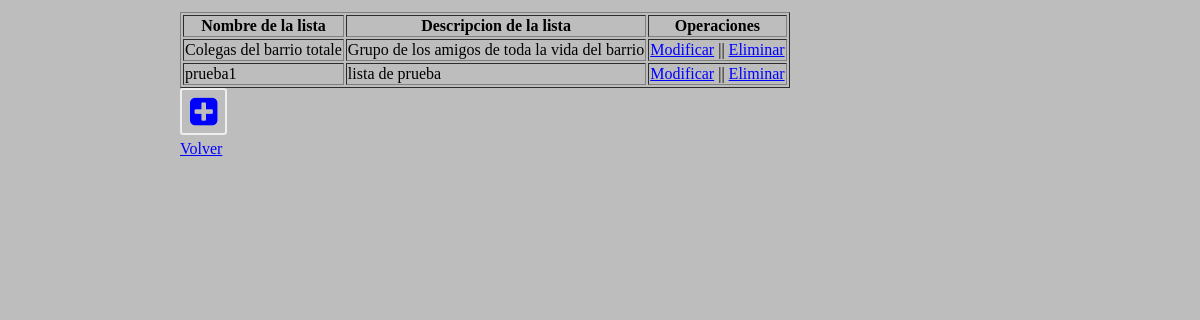
The app's page /gestionarlistas.php (signed in) with its own data.
### tables this page shows
CREATE TABLE IF NOT EXISTS `lista` (
`id_lista` int(11) NOT NULL,
  `id_usuario` int(11) DEFAULT NULL,
  `nombre_lista` varchar(30) DEFAULT NULL,
  `descripcion_lista` text
);

### gestionarlistas.php (the view, shortened to what this page needs)
<!DOCTYPE html>
<html>
	<head>
		<link rel="stylesheet" type="text/css" href="style.css">
	    <link rel="stylesheet" href="https://maxcdn.bootstrapcdn.com/font-awesome/4.4.0/css/font-awesome.min.css">
	</head>
	<body>
		<?php
			$con = mysqli_connect('localhost','root','DAW22015','bd_mycontacts');
			$sql = "SELECT * FROM lista, usuario WHERE `lista`.`id_usuario` = '$_SESSION[id]' AND `usuario`.`mail_usuario` = '$_SESSION[mail]'";
			$datos = mysqli_query($con, $sql);
			?>
			<table border>
				<tr>
					<th>Nombre de la lista</th>
					<th>Descripcion de la lista</th>
					<th>Operaciones</th>
				</tr>
				<?php
				while ($prod = mysqli_fetch_array($datos)){
					echo utf8_encode("<td>$prod[nombre_lista]");
					echo utf8_encode("</td><td>$prod[descripcion_lista]</td><td>");
					echo "<a href='modificarLista.php?id_lista=$prod[id_lista]'>Modificar</a>";
					echo " || <a href='eliminarLista.php?id_lista=$prod[id_lista]'>Eliminar</i></a>";
					echo "</td></tr>";
				}
				?>
			</table>
			<a href="insertLista.php"><i class='fa fa-plus-square fa-2x fa-pull-left fa-border'></i></a>
		<br/><br/>
		<p><a href="principal.php">Volver</a></p>
	</body>
</html>

### style.css (style rules this page uses)
body { margin: 1% 15% 0 15%; background-color: #BDBDBD; }

### gestionarlistas.php (style rules this page uses)
a { color: blue; }

### records on screen
lista: nombre_lista "Colegas del barrio totale", descripcion_lista "Grupo de los amigos de toda la vida del barrio"
lista: nombre_lista "prueba1", descripcion_lista "lista de prueba"
